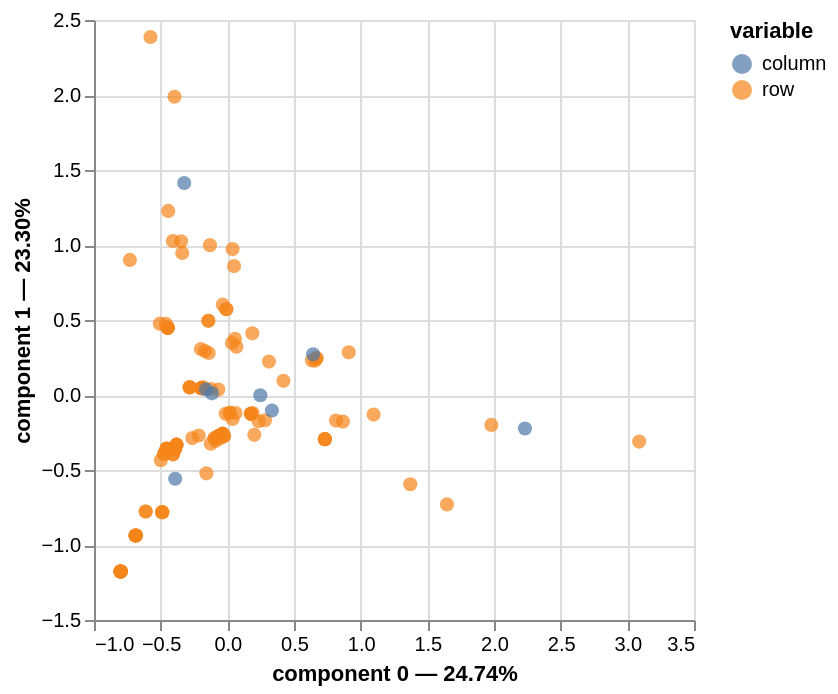

Notebook cell for this chart:
### Code cell
# Plot of MCA
mca.plot(
    X,
    x_component=0,
    y_component=1,
    show_column_markers=True,
    show_row_markers=True,
    show_column_labels=False,
    show_row_labels=False,
)

### Figure 1 — Vega-Lite specification as saved in the notebook (floating-point values rounded to 4 significant figures)
{"config": {"view": {"continuousWidth": 300, "continuousHeight": 300}}, "layer": [{"data": {"name": "data-4f16ebee29d645d116dbcddb46e1b8cb"}, "mark": {"type": "circle", "size": 50}, "encoding": {"color": {"field": "variable", "type": "nominal"}, "tooltip": [{"field": "variable", "type": "nominal"}, {"field": "value", "type": "nominal"}, {"field": "component 0", "type": "quantitative"}, {"field": "component 1", "type": "quantitative"}], "x": {"axis": {"title": "component 0 — 24.74%"}, "field": "component 0", "scale": {"zero": false}, "type": "quantitative"}, "y": {"axis": {"title": "component 1 — 23.30%"}, "field": "component 1", "scale": {"zero": false}, "type": "quantitative"}}, "name": "view_0e9deda32bb0e973_0"}, {"data": {"name": "data-9af17a4020998839ce20bf955c3961ea"}, "mark": {"type": "circle", "size": 50}, "encoding": {"color": {"field": "variable", "type": "nominal"}, "tooltip": [{"field": "variable", "type": "nominal"}, {"field": "value", "type": "nominal"}, {"field": "component 0", "type": "quantitative"}, {"field": "component 1", "type": "quantitative"}], "x": {"axis": {"title": "component 0 — 24.74%"}, "field": "component 0", "scale": {"zero": false}, "type": "quantitative"}, "y": {"axis": {"title": "component 1 — 23.30%"}, "field": "component 1", "scale": {"zero": false}, "type": "quantitative"}}}], "params": [{"name": "param_1e9efca18e7a2868", "select": {"type": "interval", "encodings": ["x", "y"]}, "bind": "scales", "views": ["view_0e9deda32bb0e973_0"]}], "$schema": "https://vega.github.io/schema/vega-lite/v6.4.1.json", "datasets": {"data-4f16ebee29d645d116dbcddb46e1b8cb": [{"component 0": 1.097, "component 1": -0.1306, "component 2": -0.624, "component 3": 0.1657, "component 4": -0.1151, "component 5": -0.261, "component 6": 0.02662, "variable": "row", "value": "0", "label": 0}, {"component 0": 0.6345, "component 1": 0.2303, "component 2": 0.1926, "component 3": 0.237, "component 4": 0.03011, "component 5": -0.1125, "component 6": -0.01976, "variable": "row", "value": "1", "label": 1}, {"component 0": -0.06729, "component 1": 0.03603, "component 2": -0.5815, "component 3": -0.5234, "component 4": 0.221, "component 5": 0.4998, "component 6": -0.05037, "variable": "row", "value": "2", "label": 2}, {"component 0": -0.4471, "component 1": 0.4476, "component 2": -0.1099, "component 3": 0.3548, "component 4": 0.09176, "component 5": 0.03038, "component 6": -0.03204, "variable": "row", "value": "3", "label": 3}, {"component 0": 0.01812, "component 1": -0.1183, "component 2": 0.5672, "component 3": -0.3004, "component 4": 0.6394, "component 5": 0.0008747, "component 6": 0.04394, "variable": "row", "value": "4", "label": 4}, {"component 0": -0.1947, "component 1": 0.04495, "component 2": -0.6928, "component 3": -0.4739, "component 4": 0.4956, "component 5": 0.08958, "component 6": 0.07628, "variable": "row", "value": "5", "label": 5}, {"component 0": -0.4885, "component 1": -0.7813, "component 2": 0.3574, "component 3": 0.561, "component 4": -0.1467, "component 5": 0.4397, "component 6": 0.05253, "variable": "row", "value": "6", "label": 6}, {"component 0": -0.2823, "component 1": 0.05108, "component 2": -0.7693, "component 3": -0.4398, "component 4": 0.6844, "component 5": -0.1924, "component 6": 0.1634, "variable": "row", "value": "8", "label": 8}, {"component 0": -0.6874, "component 1": -0.9367, "component 2": 0.445, "component 3": 0.8224, "component 4": 0.02699, "component 5": 0.05855, "component 6": 0.1871, "variable": "row", "value": "10", "label": 10}, {"component 0": -0.1947, "component 1": 0.04495, "component 2": -0.6928, "component 3": -0.4739, "component 4": 0.4956, "component 5": 0.08958, "component 6": 0.07628, "variable": "row", "value": "12", "label": 12}, {"component 0": 0.6689, "component 1": 0.2456, "component 2": 0.2341, "component 3": 0.2871, "component 4": 0.04491, "component 5": -0.2094, "component 6": -0.05611, "variable": "row", "value": "14", "label": 14}, {"component 0": -0.4748, "component 1": -0.3929, "component 2": -0.2232, "component 3": 0.09592, "component 4": 0.3926, "component 5": -0.1565, "component 6": -0.09342, "variable": "row", "value": "17", "label": 17}, {"component 0": -0.2823, "component 1": 0.05108, "component 2": -0.7693, "component 3": -0.4398, "component 4": 0.6844, "component 5": -0.1924, "component 6": 0.1634, "variable": "row", "value": "18", "label": 18}, {"component 0": -0.2147, "component 1": -0.2697, "component 2": -0.2197, "component 3": -0.1351, "component 4": 0.05656, "component 5": 0.4936, "component 6": -0.1171, "variable": "row", "value": "20", "label": 20}, {"component 0": -0.1246, "component 1": 0.04005, "component 2": -0.6316, "component 3": -0.5011, "component 4": 0.3446, "component 5": 0.3152, "component 6": 0.006621, "variable": "row", "value": "21", "label": 21}, {"component 0": -0.731, "component 1": 0.9005, "component 2": 0.5459, "component 3": 1.287, "component 4": -0.3626, "component 5": -0.03623, "component 6": -0.1539, "variable": "row", "value": "22", "label": 22}, {"component 0": 0.03463, "component 1": 0.3472, "component 2": 0.441, "component 3": -0.133, "component 4": -0.04921, "component 5": -0.1778, "component 6": 0.06531, "variable": "row", "value": "23", "label": 23}, {"component 0": 0.7317, "component 1": -0.2944, "component 2": -0.3513, "component 3": 0.243, "component 4": -0.1922, "component 5": 0.002024, "component 6": -0.06087, "variable": "row", "value": "24", "label": 24}, {"component 0": -0.03506, "component 1": -0.2592, "component 2": -0.1507, "component 3": -0.286, "component 4": -0.392, "component 5": 0.06295, "component 6": 0.01147, "variable": "row", "value": "25", "label": 25}, {"component 0": -0.8002, "component 1": -1.177, "component 2": 0.7405, "component 3": 1.086, "component 4": -0.1277, "component 5": 0.01376, "component 6": -0.1749, "variable": "row", "value": "26", "label": 26}, {"component 0": 0.2345, "component 1": -0.1749, "component 2": 0.77, "component 3": -0.4554, "component 4": -0.02696, "component 5": -0.4456, "component 6": -0.217, "variable": "row", "value": "27", "label": 27}, {"component 0": -0.2627, "component 1": -0.2874, "component 2": -0.229, "component 3": -0.09432, "component 4": 0.128, "component 5": 0.3702, "component 6": -0.08357, "variable": "row", "value": "29", "label": 29}, {"component 0": -0.6874, "component 1": -0.9367, "component 2": 0.445, "component 3": 0.8224, "component 4": 0.02699, "component 5": 0.05855, "component 6": 0.1871, "variable": "row", "value": "31", "label": 31}, {"component 0": 0.01812, "component 1": -0.1183, "component 2": 0.5672, "component 3": -0.3004, "component 4": 0.6394, "component 5": 0.0008747, "component 6": 0.04394, "variable": "row", "value": "32", "label": 32}, {"component 0": -0.4471, "component 1": 0.4476, "component 2": -0.1099, "component 3": 0.3548, "component 4": 0.09176, "component 5": 0.03038, "component 6": -0.03204, "variable": "row", "value": "33", "label": 33}, {"component 0": -0.8002, "component 1": -1.177, "component 2": 0.7405, "component 3": 1.086, "component 4": -0.1277, "component 5": 0.01376, "component 6": -0.1749, "variable": "row", "value": "34", "label": 34}, {"component 0": 1.372, "component 1": -0.5952, "component 2": -0.3644, "component 3": 1.335, "component 4": 0.2721, "component 5": 0.1514, "component 6": 0.02362, "variable": "row", "value": "36", "label": 36}, {"component 0": 0.03944, "component 1": 0.9725, "component 2": 0.5936, "component 3": -0.1679, "component 4": 0.624, "component 5": -0.1979, "component 6": -0.006671, "variable": "row", "value": "37", "label": 37}, {"component 0": 0.3121, "component 1": 0.2227, "component 2": 0.6181, "component 3": -0.7682, "component 4": 0.8946, "component 5": -0.02315, "component 6": -0.01571, "variable": "row", "value": "39", "label": 39}, {"component 0": -0.8002, "component 1": -1.177, "component 2": 0.7405, "component 3": 1.086, "component 4": -0.1277, "component 5": 0.01376, "component 6": -0.1749, "variable": "row", "value": "40", "label": 40}, {"component 0": -0.8002, "component 1": -1.177, "component 2": 0.7405, "component 3": 1.086, "component 4": -0.1277, "component 5": 0.01376, "component 6": -0.1749, "variable": "row", "value": "41", "label": 41}, {"component 0": 0.4209, "component 1": 0.09429, "component 2": 0.404, "component 3": -0.7903, "component 4": -0.05551, "component 5": 0.006307, "component 6": 0.002833, "variable": "row", "value": "42", "label": 42}, {"component 0": -0.4549, "component 1": -0.3582, "component 2": -0.266, "component 3": 0.06869, "component 4": 0.4137, "component 5": -0.1237, "component 6": 0.05061, "variable": "row", "value": "43", "label": 43}, {"component 0": -0.1982, "component 1": 0.3062, "component 2": -0.06582, "component 3": 0.07852, "component 4": -0.3727, "component 5": -0.1717, "component 6": 0.04265, "variable": "row", "value": "45", "label": 45}, {"component 0": -0.03506, "component 1": -0.2592, "component 2": -0.1507, "component 3": -0.286, "component 4": -0.392, "component 5": 0.06295, "component 6": 0.01147, "variable": "row", "value": "46", "label": 46}, {"component 0": -0.4549, "component 1": -0.3582, "component 2": -0.266, "component 3": 0.06869, "component 4": 0.4137, "component 5": -0.1237, "component 6": 0.05061, "variable": "row", "value": "47", "label": 47}, {"component 0": -0.4885, "component 1": -0.7813, "component 2": 0.3574, "component 3": 0.561, "component 4": -0.1467, "component 5": 0.4397, "component 6": 0.05253, "variable": "row", "value": "50", "label": 50}, {"component 0": -0.06355, "component 1": -0.2726, "component 2": -0.1544, "component 3": -0.2617, "component 4": -0.3592, "component 5": -0.05719, "component 6": 0.04472, "variable": "row", "value": "51", "label": 51}, {"component 0": 0.6689, "component 1": 0.2456, "component 2": 0.2341, "component 3": 0.2871, "component 4": 0.04491, "component 5": -0.2094, "component 6": -0.05611, "variable": "row", "value": "53", "label": 53}, {"component 0": -0.02447, "component 1": -0.2741, "component 2": -0.1199, "component 3": -0.2889, "component 4": -0.4466, "component 5": 0.05375, "component 6": -0.07397, "variable": "row", "value": "55", "label": 55}, {"component 0": -0.4549, "component 1": -0.3582, "component 2": -0.266, "component 3": 0.06869, "component 4": 0.4137, "component 5": -0.1237, "component 6": 0.05061, "variable": "row", "value": "56", "label": 56}, {"component 0": 1.98, "component 1": -0.1992, "component 2": -0.9383, "component 3": 1.098, "component 4": 0.5329, "component 5": 0.2318, "component 6": 0.4699, "variable": "row", "value": "57", "label": 57}, {"component 0": -0.347, "component 1": 1.024, "component 2": -0.341, "component 3": 0.16, "component 4": 0.1188, "component 5": 0.01864, "component 6": -0.1234, "variable": "row", "value": "58", "label": 58}, {"component 0": -0.1423, "component 1": 0.4952, "component 2": 0.5564, "component 3": 0.07969, "component 4": 0.4748, "component 5": -0.1338, "component 6": 0.04177, "variable": "row", "value": "59", "label": 59}, {"component 0": 0.05068, "component 1": 0.8593, "component 2": 0.4756, "component 3": -0.2056, "component 4": 0.5289, "component 5": -0.02265, "component 6": 0.0538, "variable": "row", "value": "60", "label": 60}, {"component 0": -0.4885, "component 1": -0.7813, "component 2": 0.3574, "component 3": 0.561, "component 4": -0.1467, "component 5": 0.4397, "component 6": 0.05253, "variable": "row", "value": "61", "label": 61}, {"component 0": -0.4748, "component 1": -0.3929, "component 2": -0.2232, "component 3": 0.09592, "component 4": 0.3926, "component 5": -0.1565, "component 6": -0.09342, "variable": "row", "value": "63", "label": 63}, {"component 0": 0.19, "component 1": -0.1205, "component 2": 0.4125, "component 3": -0.4543, "component 4": -0.03832, "component 5": 0.01719, "component 6": 0.04122, "variable": "row", "value": "66", "label": 66}, {"component 0": -0.6122, "component 1": -0.7767, "component 2": 0.248, "component 3": 0.6469, "component 4": 0.1301, "component 5": 0.0884, "component 6": 0.4284, "variable": "row", "value": "69", "label": 69}, {"component 0": -0.03506, "component 1": -0.2592, "component 2": -0.1507, "component 3": -0.286, "component 4": -0.392, "component 5": 0.06295, "component 6": 0.01147, "variable": "row", "value": "70", "label": 70}, {"component 0": -0.8002, "component 1": -1.177, "component 2": 0.7405, "component 3": 1.086, "component 4": -0.1277, "component 5": 0.01376, "component 6": -0.1749, "variable": "row", "value": "71", "label": 71}, {"component 0": 0.8151, "component 1": -0.1705, "component 2": 0.1601, "component 3": 0.02313, "component 4": 0.08243, "component 5": -0.0285, "component 6": -0.02504, "variable": "row", "value": "72", "label": 72}, {"component 0": -0.5767, "component 1": 2.387, "component 2": 0.1337, "component 3": 1.145, "component 4": -0.3488, "component 5": -0.02145, "component 6": 0.2206, "variable": "row", "value": "73", "label": 73}, {"component 0": -0.381, "component 1": -0.331, "component 2": -0.2518, "component 3": 0.005996, "component 4": 0.3038, "component 5": 0.06626, "component 6": -0.0009962, "variable": "row", "value": "74", "label": 74}, {"component 0": -0.007387, "component 1": 0.5717, "component 2": -0.2286, "component 3": -0.2054, "component 4": -0.4859, "component 5": 0.04295, "component 6": 0.01985, "variable": "row", "value": "75", "label": 75}, {"component 0": -0.4073, "component 1": -0.3954, "component 2": -0.1635, "component 3": 0.04906, "component 4": 0.2416, "component 5": 0.03509, "component 6": -0.2984, "variable": "row", "value": "77", "label": 77}, {"component 0": -0.01239, "component 1": -0.1254, "component 2": 0.6077, "component 3": -0.2725, "component 4": 0.7428, "component 5": -0.1457, "component 6": 0.08545, "variable": "row", "value": "78", "label": 78}, {"component 0": 0.7317, "component 1": -0.2944, "component 2": -0.3513, "component 3": 0.243, "component 4": -0.1922, "component 5": 0.002024, "component 6": -0.06087, "variable": "row", "value": "79", "label": 79}, {"component 0": -0.1829, "component 1": 0.05109, "component 2": -0.6801, "component 3": -0.5433, "component 4": 0.4527, "component 5": 0.04728, "component 6": -0.3691, "variable": "row", "value": "84", "label": 84}, {"component 0": -0.1947, "component 1": 0.04495, "component 2": -0.6928, "component 3": -0.4739, "component 4": 0.4956, "component 5": 0.08958, "component 6": 0.07628, "variable": "row", "value": "85", "label": 85}, {"component 0": -0.4549, "component 1": -0.3582, "component 2": -0.266, "component 3": 0.06869, "component 4": 0.4137, "component 5": -0.1237, "component 6": 0.05061, "variable": "row", "value": "86", "label": 86}, {"component 0": -0.3962, "component 1": 1.988, "component 2": 0.09794, "component 3": 0.8295, "component 4": -0.4598, "component 5": 0.3731, "component 6": 0.08047, "variable": "row", "value": "88", "label": 88}, {"component 0": -0.4987, "component 1": -0.4345, "component 2": -0.1718, "component 3": 0.1286, "component 4": 0.3673, "component 5": -0.196, "component 6": -0.2663, "variable": "row", "value": "89", "label": 89}, {"component 0": -0.06355, "component 1": -0.2726, "component 2": -0.1544, "component 3": -0.2617, "component 4": -0.3592, "component 5": -0.05719, "component 6": 0.04472, "variable": "row", "value": "90", "label": 90}, {"component 0": -0.03506, "component 1": -0.2592, "component 2": -0.1507, "component 3": -0.286, "component 4": -0.392, "component 5": 0.06295, "component 6": 0.01147, "variable": "row", "value": "91", "label": 91}, {"component 0": -0.6874, "component 1": -0.9367, "component 2": 0.445, "component 3": 0.8224, "component 4": 0.02699, "component 5": 0.05855, "component 6": 0.1871, "variable": "row", "value": "92", "label": 92}, {"component 0": -0.03506, "component 1": -0.2592, "component 2": -0.1507, "component 3": -0.286, "component 4": -0.392, "component 5": 0.06295, "component 6": 0.01147, "variable": "row", "value": "93", "label": 93}, {"component 0": -0.6874, "component 1": -0.9367, "component 2": 0.445, "component 3": 0.8224, "component 4": 0.02699, "component 5": 0.05855, "component 6": 0.1871, "variable": "row", "value": "97", "label": 97}, {"component 0": 0.1874, "component 1": 0.4111, "component 2": 0.7963, "component 3": -0.07914, "component 4": -0.3876, "component 5": 0.08784, "component 6": 0.03741, "variable": "row", "value": "98", "label": 98}, {"component 0": -0.3931, "component 1": -0.3605, "component 2": -0.2113, "component 3": 0.02573, "component 4": 0.2753, "component 5": 0.05197, "component 6": -0.1373, "variable": "row", "value": "99", "label": 99}, {"component 0": -0.3931, "component 1": -0.3605, "component 2": -0.2113, "component 3": 0.02573, "component 4": 0.2753, "component 5": 0.05197, "component 6": -0.1373, "variable": "row", "value": "100", "label": 100}, {"component 0": -0.03506, "component 1": -0.2592, "component 2": -0.1507, "component 3": -0.286, "component 4": -0.392, "component 5": 0.06295, "component 6": 0.01147, "variable": "row", "value": "101", "label": 101}, {"component 0": -0.0952, "component 1": -0.2875, "component 2": -0.1585, "component 3": -0.2348, "component 4": -0.3228, "component 5": -0.1907, "component 6": 0.08167, "variable": "row", "value": "102", "label": 102}, {"component 0": 0.6584, "component 1": 0.2295, "component 2": 0.2138, "component 3": 0.2204, "component 4": -0.02347, "component 5": -0.04453, "component 6": -0.09251, "variable": "row", "value": "103", "label": 103}, {"component 0": 0.2825, "component 1": -0.1686, "component 2": 0.6941, "component 3": -0.398, "component 4": -0.1472, "component 5": 0.02931, "component 6": 0.3601, "variable": "row", "value": "104", "label": 104}, {"component 0": 0.9107, "component 1": 0.2844, "component 2": 1.574, "component 3": -1.021, "component 4": 0.3576, "component 5": 1.067, "component 6": -0.2152, "variable": "row", "value": "105", "label": 105}, {"component 0": -0.4471, "component 1": 0.4476, "component 2": -0.1099, "component 3": 0.3548, "component 4": 0.09176, "component 5": 0.03038, "component 6": -0.03204, "variable": "row", "value": "106", "label": 106}, {"component 0": -0.8002, "component 1": -1.177, "component 2": 0.7405, "component 3": 1.086, "component 4": -0.1277, "component 5": 0.01376, "component 6": -0.1749, "variable": "row", "value": "107", "label": 107}, {"component 0": 3.089, "component 1": -0.3105, "component 2": -1.039, "component 3": 1.762, "component 4": 0.4764, "component 5": 0.2288, "component 6": -0.1126, "variable": "row", "value": "108", "label": 108}, {"component 0": -0.0952, "component 1": -0.2875, "component 2": -0.1585, "component 3": -0.2348, "component 4": -0.3228, "component 5": -0.1907, "component 6": 0.08167, "variable": "row", "value": "109", "label": 109}, {"component 0": 1.647, "component 1": -0.7296, "component 2": -0.3546, "component 3": 1.74, "component 4": 0.3736, "component 5": -0.102, "component 6": -0.08387, "variable": "row", "value": "110", "label": 110}, {"component 0": -0.4471, "component 1": 0.4476, "component 2": -0.1099, "component 3": 0.3548, "component 4": 0.09176, "component 5": 0.03038, "component 6": -0.03204, "variable": "row", "value": "111", "label": 111}, {"component 0": -0.4073, "component 1": -0.3954, "component 2": -0.1635, "component 3": 0.04906, "component 4": 0.2416, "component 5": 0.03509, "component 6": -0.2984, "variable": "row", "value": "112", "label": 112}, {"component 0": -0.381, "component 1": -0.331, "component 2": -0.2518, "component 3": 0.005996, "component 4": 0.3038, "component 5": 0.06626, "component 6": -0.0009962, "variable": "row", "value": "114", "label": 114}, {"component 0": -0.03442, "component 1": 0.6021, "component 2": -0.2364, "component 3": -0.1769, "component 4": -0.4581, "component 5": -0.07824, "component 6": 0.05355, "variable": "row", "value": "116", "label": 116}, {"component 0": -0.05395, "component 1": -0.2891, "component 2": -0.1221, "component 3": -0.2634, "component 4": -0.415, "component 5": -0.07357, "component 6": -0.04362, "variable": "row", "value": "117", "label": 117}, {"component 0": 0.7317, "component 1": -0.2944, "component 2": -0.3513, "component 3": 0.243, "component 4": -0.1922, "component 5": 0.002024, "component 6": -0.06087, "variable": "row", "value": "118", "label": 118}, {"component 0": -0.8002, "component 1": -1.177, "component 2": 0.7405, "component 3": 1.086, "component 4": -0.1277, "component 5": 0.01376, "component 6": -0.1749, "variable": "row", "value": "119", "label": 119}, {"component 0": -0.1895, "component 1": 0.04764, "component 2": -0.6872, "component 3": -0.5043, "component 4": 0.4768, "component 5": 0.07107, "component 6": -0.1186, "variable": "row", "value": "120", "label": 120}, {"component 0": 0.0572, "component 1": 0.3742, "component 2": 0.5392, "component 3": -0.1248, "component 4": -0.1071, "component 5": -0.2125, "component 6": -0.06549, "variable": "row", "value": "122", "label": 122}, {"component 0": -0.1676, "component 1": 0.2927, "component 2": -0.06647, "component 3": 0.04266, "component 4": -0.4006, "component 5": -0.06224, "component 6": 0.01382, "variable": "row", "value": "123", "label": 123}, {"component 0": -0.0869, "component 1": -0.3058, "component 2": -0.1245, "component 3": -0.235, "component 4": -0.3798, "component 5": -0.2159, "component 6": -0.009699, "variable": "row", "value": "124", "label": 124}, {"component 0": -0.06355, "component 1": -0.2726, "component 2": -0.1544, "component 3": -0.2617, "component 4": -0.3592, "component 5": -0.05719, "component 6": 0.04472, "variable": "row", "value": "125", "label": 125}, {"component 0": -0.1569, "component 1": -0.5222, "component 2": 0.2113, "component 3": 0.1252, "component 4": -0.4361, "component 5": 1.075, "component 6": -0.1718, "variable": "row", "value": "128", "label": 128}, {"component 0": 0.1763, "component 1": -0.1256, "component 2": 0.434, "component 3": -0.4416, "component 4": 0.004137, "component 5": -0.08405, "component 6": 0.06998, "variable": "row", "value": "130", "label": 130}, {"component 0": -0.6874, "component 1": -0.9367, "component 2": 0.445, "component 3": 0.8224, "component 4": 0.02699, "component 5": 0.05855, "component 6": 0.1871, "variable": "row", "value": "131", "label": 131}, {"component 0": -0.4549, "component 1": -0.3582, "component 2": -0.266, "component 3": 0.06869, "component 4": 0.4137, "component 5": -0.1237, "component 6": 0.05061, "variable": "row", "value": "132", "label": 132}, {"component 0": -0.4603, "component 1": 0.4741, "component 2": -0.07066, "component 3": 0.3914, "component 4": 0.05713, "component 5": 0.01742, "component 6": -0.1362, "variable": "row", "value": "133", "label": 133}, {"component 0": -0.4549, "component 1": -0.3582, "component 2": -0.266, "component 3": 0.06869, "component 4": 0.4137, "component 5": -0.1237, "component 6": 0.05061, "variable": "row", "value": "134", "label": 134}, {"component 0": -0.02447, "component 1": -0.2741, "component 2": -0.1199, "component 3": -0.2889, "component 4": -0.4466, "component 5": 0.05375, "component 6": -0.07397, "variable": "row", "value": "135", "label": 135}, {"component 0": -0.6874, "component 1": -0.9367, "component 2": 0.445, "component 3": 0.8224, "component 4": 0.02699, "component 5": 0.05855, "component 6": 0.1871, "variable": "row", "value": "137", "label": 137}, {"component 0": -0.4433, "component 1": 1.227, "component 2": -0.3275, "component 3": 0.2897, "component 4": 0.1794, "component 5": -0.236, "component 6": -0.2495, "variable": "row", "value": "138", "label": 138}, {"component 0": -0.007387, "component 1": 0.5717, "component 2": -0.2286, "component 3": -0.2054, "component 4": -0.4859, "component 5": 0.04295, "component 6": 0.01985, "variable": "row", "value": "139", "label": 139}, {"component 0": -0.3384, "component 1": 0.9474, "component 2": -0.3715, "component 3": 0.1299, "component 4": 0.1593, "component 5": 0.03549, "component 6": 0.0119, "variable": "row", "value": "142", "label": 142}, {"component 0": -0.8002, "component 1": -1.177, "component 2": 0.7405, "component 3": 1.086, "component 4": -0.1277, "component 5": 0.01376, "component 6": -0.1749, "variable": "row", "value": "145", "label": 145}, {"component 0": 0.03927, "component 1": -0.1598, "component 2": 0.918, "component 3": -0.2821, "component 4": 0.7652, "component 5": -0.2341, "component 6": -0.2721, "variable": "row", "value": "146", "label": 146}, {"component 0": -0.4088, "component 1": 1.027, "component 2": -0.3957, "component 3": 0.203, "component 4": 0.2571, "component 5": -0.157, "component 6": 0.06458, "variable": "row", "value": "147", "label": 147}, {"component 0": 0.1763, "component 1": -0.1256, "component 2": 0.434, "component 3": -0.4416, "component 4": 0.004137, "component 5": -0.08405, "component 6": 0.06998, "variable": "row", "value": "148", "label": 148}, {"component 0": -0.1306, "component 1": 0.9991, "component 2": -0.1555, "component 3": 0.1704, "component 4": -0.3222, "component 5": 0.8324, "component 6": 0.2939, "variable": "row", "value": "150", "label": 150}, {"component 0": -0.4549, "component 1": -0.3582, "component 2": -0.266, "component 3": 0.06869, "component 4": 0.4137, "component 5": -0.1237, "component 6": 0.05061, "variable": "row", "value": "152", "label": 152}, {"component 0": 0.2027, "component 1": -0.2658, "component 2": 1.682, "component 3": -0.1192, "component 4": 0.7839, "component 5": -0.06153, "component 6": 0.1884, "variable": "row", "value": "157", "label": 157}, {"component 0": 0.06179, "component 1": -0.1199, "component 2": 0.6058, "component 3": -0.3307, "component 4": 0.5417, "component 5": 0.1249, "component 6": -0.08873, "variable": "row", "value": "160", "label": 160}, {"component 0": -0.1395, "component 1": 0.2803, "component 2": -0.06707, "component 3": 0.009782, "component 4": -0.4262, "component 5": 0.03809, "component 6": -0.0126, "variable": "row", "value": "161", "label": 161}, {"component 0": -0.1423, "component 1": 0.4952, "component 2": 0.5564, "component 3": 0.07969, "component 4": 0.4748, "component 5": -0.1338, "component 6": 0.04177, "variable": "row", "value": "164", "label": 164}, {"component 0": -0.2823, "component 1": 0.05108, "component 2": -0.7693, "component 3": -0.4398, "component 4": 0.6844, "component 5": -0.1924, "component 6": 0.1634, "variable": "row", "value": "165", "label": 165}, {"component 0": -0.381, "component 1": -0.331, "component 2": -0.2518, "component 3": 0.005996, "component 4": 0.3038, "component 5": 0.06626, "component 6": -0.0009962, "variable": "row", "value": "169", "label": 169}, {"component 0": 0.8671, "component 1": -0.1772, "component 2": 0.1884, "component 3": 0.259, "component 4": 0.5947, "component 5": 0.05227, "component 6": -0.07108, "variable": "row", "value": "170", "label": 170}, {"component 0": -0.1947, "component 1": 0.04495, "component 2": -0.6928, "component 3": -0.4739, "component 4": 0.4956, "component 5": 0.08958, "component 6": 0.07628, "variable": "row", "value": "171", "label": 171}, {"component 0": -0.8002, "component 1": -1.177, "component 2": 0.7405, "component 3": 1.086, "component 4": -0.1277, "component 5": 0.01376, "component 6": -0.1749, "variable": "row", "value": "172", "label": 172}, {"component 0": -0.5067, "component 1": 0.4758, "component 2": -0.1117, "component 3": 0.4236, "component 4": 0.1609, "component 5": -0.1143, "component 6": 0.004722, "variable": "row", "value": "173", "label": 173}, {"component 0": -0.6122, "component 1": -0.7767, "component 2": 0.248, "component 3": 0.6469, "component 4": 0.1301, "component 5": 0.0884, "component 6": 0.4284, "variable": "row", "value": "174", "label": 174}, {"component 0": 0.06831, "component 1": 0.3221, "component 2": 0.4038, "component 3": -0.1768, "component 4": -0.1182, "component 5": 0.002415, "component 6": 0.01634, "variable": "row", "value": "176", "label": 176}, {"component 0": -0.4549, "component 1": -0.3582, "component 2": -0.266, "component 3": 0.06869, "component 4": 0.4137, "component 5": -0.1237, "component 6": 0.05061, "variable": "row", "value": "177", "label": 177}, {"component 0": -0.4471, "component 1": 0.4476, "component 2": -0.1099, "component 3": 0.3548, "component 4": 0.09176, "component 5": 0.03038, "component 6": -0.03204, "variable": "row", "value": "178", "label": 178}, {"component 0": -0.3931, "component 1": -0.3605, "component 2": -0.2113, "component 3": 0.02573, "component 4": 0.2753, "component 5": 0.05197, "component 6": -0.1373, "variable": "row", "value": "179", "label": 179}, {"component 0": 0.1763, "component 1": -0.1256, "component 2": 0.434, "component 3": -0.4416, "component 4": 0.004137, "component 5": -0.08405, "component 6": 0.06998, "variable": "row", "value": "180", "label": 180}, {"component 0": -0.124, "component 1": -0.3247, "component 2": -0.1272, "component 3": -0.2031, "component 4": -0.3401, "component 5": -0.376, "component 6": 0.02846, "variable": "row", "value": "181", "label": 181}, {"component 0": -0.06355, "component 1": -0.2726, "component 2": -0.1544, "component 3": -0.2617, "component 4": -0.3592, "component 5": -0.05719, "component 6": 0.04472, "variable": "row", "value": "183", "label": 183}], "data-9af17a4020998839ce20bf955c3961ea": [{"component 0": -0.3912, "component 1": -0.5585, "component 2": 0.3133, "component 3": 0.4212, "component 4": -0.04385, "component 5": 0.002792, "component 6": -0.02039, "variable": "column", "value": "52.A", "label": "52.A"}, {"component 0": -0.3236, "component 1": 1.413, "component 2": 0.1486, "component 3": 0.5775, "component 4": -0.2051, "component 5": -0.01749, "component 6": -0.0155, "variable": "column", "value": "52.B", "label": "52.B"}, {"component 0": 2.232, "component 1": -0.2234, "component 2": -0.5729, "component 3": 1.12, "component 4": 0.2771, "component 5": -0.06139, "component 6": -0.04927, "variable": "column", "value": "52.C", "label": "52.C"}, {"component 0": 0.6431, "component 1": 0.2719, "component 2": 1.366, "component 3": -0.5029, "component 4": 0.594, "component 5": -0.04293, "component 6": 0.02215, "variable": "column", "value": "52.D", "label": "52.D"}, {"component 0": -0.1606, "component 1": 0.03735, "component 2": -0.3391, "component 3": -0.2517, "component 4": 0.2483, "component 5": -0.1263, "component 6": -0.1525, "variable": "column", "value": "52.E", "label": "52.E"}, {"component 0": 0.3341, "component 1": -0.1031, "component 2": 0.0529, "component 3": -0.3451, "component 4": -0.7506, "component 5": -0.3367, "component 6": 0.06131, "variable": "column", "value": "52.F", "label": "52.F"}, {"component 0": -0.1155, "component 1": 0.01113, "component 2": -0.3118, "component 3": -0.08956, "component 4": 0.2217, "component 5": 0.04822, "component 6": 0.1906, "variable": "column", "value": "53", "label": "53"}, {"component 0": 0.2475, "component 1": -0.00194, "component 2": -0.03417, "component 3": -0.2896, "component 4": -0.3485, "component 5": 0.4759, "component 6": -0.07233, "variable": "column", "value": "54", "label": "54"}]}}
